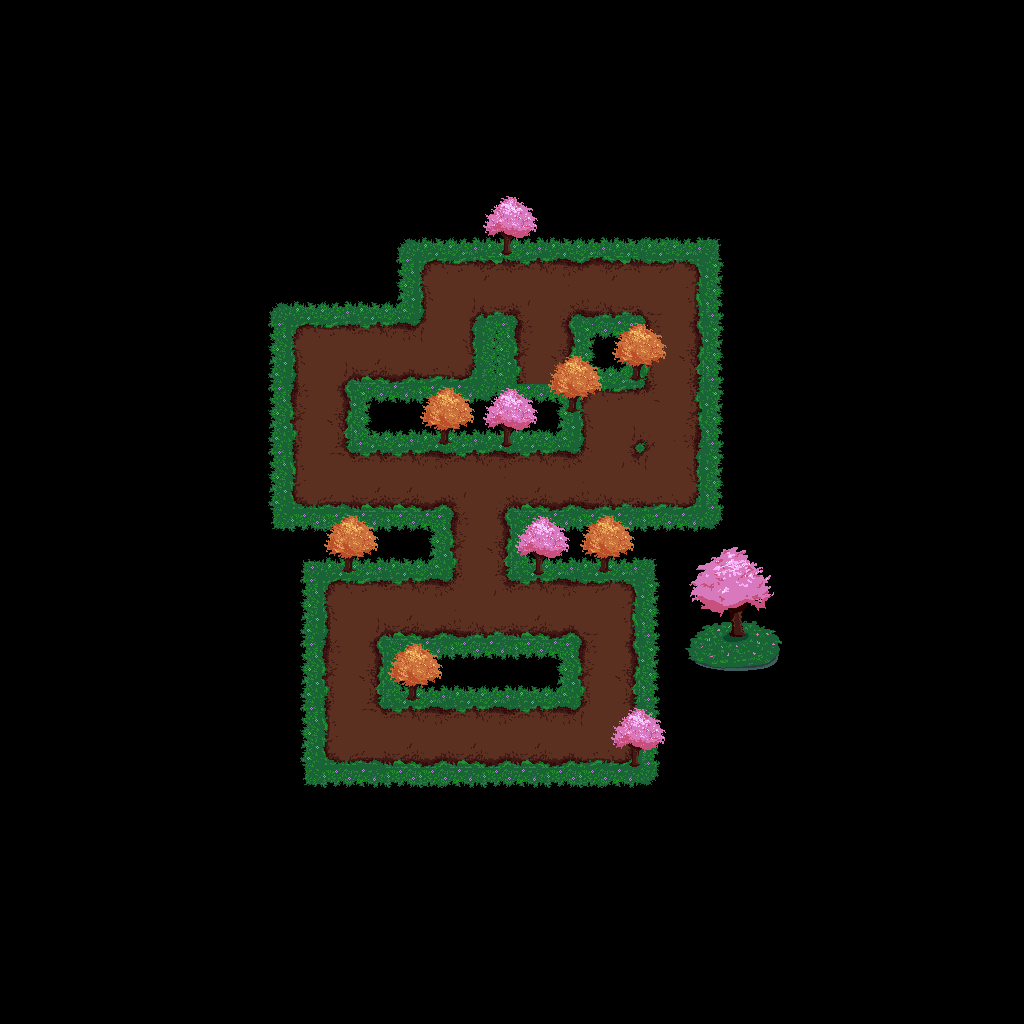

This is a level from a 2D game, rendered from its Tiled map with the project's own tilesets. A one-line summary and the map file follow, with tile-layer data summarised:
An orthogonal 32x32 tile map with 32x32 px tiles, 7 tile layers (Tile Layer 1, Tile Layer 2, Tile Layer 3, Tile Layer 4, ...), 1 hidden layer not drawn, 5 tilesets and 47 objects.

<map version="1.2" tiledversion="1.2.5" orientation="orthogonal" renderorder="right-down" width="32" height="32" tilewidth="32" tileheight="32" infinite="0" nextlayerid="14" nextobjectid="293">
 <tileset firstgid="1" name="ground" tilewidth="64" tileheight="64" tilecount="1" columns="1">
  <properties>
   <property name="name" value="ground" />
  </properties>
  <image source="ground.jpg" width="64" height="64" />
  <tile id="0">
   <properties>
    <property name="name" value="ground" />
   </properties>
  </tile>
 </tileset>
 <tileset firstgid="2" name="start" tilewidth="32" tileheight="32" tilecount="1" columns="1">
  <properties>
   <property name="name" value="start" />
  </properties>
  <image source="start.png" width="32" height="32" />
  <tile id="0">
   <properties>
    <property name="name" value="start" />
   </properties>
  </tile>
 </tileset>
 <tileset firstgid="3" name="gold" tilewidth="32" tileheight="32" tilecount="1" columns="1">
  <image source="gold.png" width="32" height="32" />
  <tile id="0">
   <properties>
    <property name="name" value="gold" />
   </properties>
  </tile>
 </tileset>
 <tileset firstgid="4" name="Grass_Ground_Tiles_03" tilewidth="64" tileheight="64" tilecount="240" columns="20">
  <image source="Grass_Ground_Tiles_03.png" width="1280" height="800" />
 </tileset>
 <tileset firstgid="244" name="rock" tilewidth="64" tileheight="64" tilecount="1" columns="1">
  <image source="rock.png" width="64" height="64" />
  <tile id="0">
   <properties>
    <property name="name" value="rock" />
   </properties>
  </tile>
 </tileset>
 <imagelayer id="3" name="Image Layer 1" visible="0">
  <image source="space.png" width="1024" height="1024" />
 </imagelayer>
 <layer id="7" name="Tile Layer 1" width="32" height="32">
  <data>[1024 cells, 78 non-empty, 18 distinct tile ids]</data>
 </layer>
 <layer id="8" name="Tile Layer 2" width="32" height="32">
  <data>[1024 cells, 15 non-empty, 7 distinct tile ids]</data>
 </layer>
 <layer id="9" name="Tile Layer 3" width="32" height="32">
  <data>[1024 cells, 5 non-empty, 2 distinct tile ids]</data>
 </layer>
 <layer id="10" name="Tile Layer 4" width="32" height="32">
  <data>[1024 cells, 5 non-empty, 3 distinct tile ids]</data>
 </layer>
 <layer id="11" name="Tile Layer 5" width="32" height="32">
  <data>[1024 cells, 1 non-empty, 1 distinct tile ids]</data>
 </layer>
 <layer id="12" name="Tile Layer 6" width="32" height="32">
  <data>[1024 cells, 6 non-empty, 4 distinct tile ids]</data>
 </layer>
 <layer id="13" name="Tile Layer 7" width="32" height="32">
  <data>[1024 cells, 17 non-empty, 10 distinct tile ids]</data>
 </layer>
 <objectgroup id="6" name="Object Layer 1" opacity="0.53">
  <object id="246" gid="1" x="512" y="318" width="64" height="64" />
  <object id="247" gid="1" x="448" y="318" width="64" height="64" />
  <object id="248" gid="1" x="416" y="382" width="64" height="64" />
  <object id="249" gid="1" x="512" y="382" width="64" height="64" />
  <object id="250" gid="1" x="416" y="318" width="64" height="64" />
  <object id="251" gid="244" x="576" y="382" width="64" height="64" />
  <object id="252" gid="244" x="512" y="446" width="64" height="64" />
  <object id="253" gid="1" x="352" y="382" width="64" height="64" />
  <object id="254" gid="244" x="352" y="318" width="64" height="64" />
  <object id="255" gid="1" x="576" y="318" width="64" height="64" />
  <object id="256" gid="1" x="640" y="318" width="64" height="64" />
  <object id="257" gid="1" x="288" y="382" width="64" height="64" />
  <object id="258" gid="1" x="640" y="382" width="64" height="64" />
  <object id="259" gid="1" x="288" y="446" width="64" height="64" />
  <object id="260" gid="1" x="640" y="446" width="64" height="64" />
  <object id="261" gid="1" x="640" y="510" width="64" height="64" />
  <object id="262" gid="1" x="288" y="510" width="64" height="64" />
  <object id="263" gid="1" x="352" y="510" width="64" height="64" />
  <object id="264" gid="1" x="576" y="510" width="64" height="64" />
  <object id="265" gid="1" x="576" y="446" width="64" height="64" />
  <object id="266" gid="244" x="352" y="574" width="64" height="64" />
  <object id="267" gid="244" x="352" y="446" width="64" height="64" />
  <object id="268" gid="1" x="512" y="510" width="64" height="64" />
  <object id="269" gid="1" x="416" y="510" width="64" height="64" />
  <object id="270" gid="1" x="448" y="510" width="64" height="64" />
  <object id="271" gid="1" x="448" y="574" width="64" height="64" />
  <object id="272" gid="1" x="448" y="638" width="64" height="64" />
  <object id="273" gid="1" x="384" y="638" width="64" height="64" />
  <object id="274" gid="1" x="512" y="638" width="64" height="64" />
  <object id="275" gid="1" x="320" y="638" width="64" height="64" />
  <object id="276" gid="1" x="576" y="638" width="64" height="64" />
  <object id="277" gid="1" x="576" y="702" width="64" height="64" />
  <object id="278" gid="1" x="576" y="766" width="64" height="64" />
  <object id="279" gid="1" x="512" y="766" width="64" height="64" />
  <object id="280" gid="1" x="448" y="766" width="64" height="64" />
  <object id="281" gid="1" x="384" y="766" width="64" height="64" />
  <object id="282" gid="1" x="320" y="766" width="64" height="64" />
  <object id="283" gid="1" x="320" y="702" width="64" height="64" />
  <object id="284" gid="2" x="529" y="304" width="32" height="32" />
  <object id="285" gid="3" x="529" y="366" width="32" height="32" />
  <object id="286" gid="3" x="593" y="434" width="32" height="32" />
  <object id="287" gid="3" x="659" y="305" width="32" height="32" />
  <object id="288" gid="3" x="368" y="368" width="32" height="32" />
  <object id="289" gid="3" x="366" y="496" width="32" height="32" />
  <object id="290" gid="3" x="335" y="686" width="32" height="32" />
  <object id="291" gid="3" x="594" y="688" width="32" height="32" />
  <object id="292" gid="244" x="704" y="382" width="64" height="64" />
 </objectgroup>
</map>
